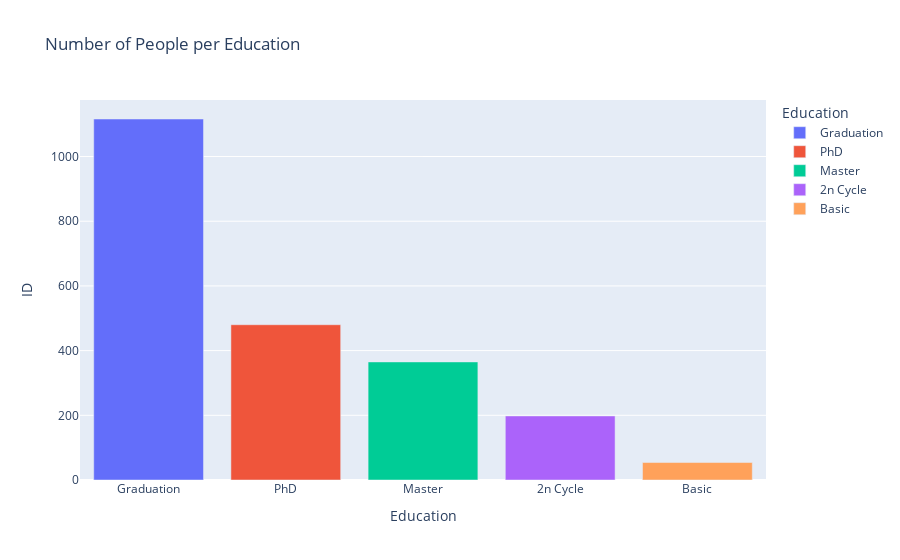

Notebook cell for this chart:
### Code cell
df_Income_Education = df.groupby('Education')['ID'].count().reset_index()
df_Income_Education.sort_values('ID', ascending=False, inplace=True)
px.bar(df_Income_Education, x='Education',y='ID',color='Education',title='Number of People per Education')

### Figure 1 — Plotly figure (JSON) as saved in the notebook; plotly's stock layout.template omitted (floating-point values rounded to 4 significant figures)
{"data": [{"alignmentgroup": "True", "hovertemplate": "Education=%{x}<br>ID=%{y}<extra></extra>", "legendgroup": "Graduation", "marker": {"color": "#636efa", "pattern": {"shape": ""}}, "name": "Graduation", "offsetgroup": "Graduation", "orientation": "v", "showlegend": true, "textposition": "auto", "type": "bar", "x": ["Graduation"], "xaxis": "x", "y": [1116], "yaxis": "y"}, {"alignmentgroup": "True", "hovertemplate": "Education=%{x}<br>ID=%{y}<extra></extra>", "legendgroup": "PhD", "marker": {"color": "#EF553B", "pattern": {"shape": ""}}, "name": "PhD", "offsetgroup": "PhD", "orientation": "v", "showlegend": true, "textposition": "auto", "type": "bar", "x": ["PhD"], "xaxis": "x", "y": [480], "yaxis": "y"}, {"alignmentgroup": "True", "hovertemplate": "Education=%{x}<br>ID=%{y}<extra></extra>", "legendgroup": "Master", "marker": {"color": "#00cc96", "pattern": {"shape": ""}}, "name": "Master", "offsetgroup": "Master", "orientation": "v", "showlegend": true, "textposition": "auto", "type": "bar", "x": ["Master"], "xaxis": "x", "y": [365], "yaxis": "y"}, {"alignmentgroup": "True", "hovertemplate": "Education=%{x}<br>ID=%{y}<extra></extra>", "legendgroup": "2n Cycle", "marker": {"color": "#ab63fa", "pattern": {"shape": ""}}, "name": "2n Cycle", "offsetgroup": "2n Cycle", "orientation": "v", "showlegend": true, "textposition": "auto", "type": "bar", "x": ["2n Cycle"], "xaxis": "x", "y": [198], "yaxis": "y"}, {"alignmentgroup": "True", "hovertemplate": "Education=%{x}<br>ID=%{y}<extra></extra>", "legendgroup": "Basic", "marker": {"color": "#FFA15A", "pattern": {"shape": ""}}, "name": "Basic", "offsetgroup": "Basic", "orientation": "v", "showlegend": true, "textposition": "auto", "type": "bar", "x": ["Basic"], "xaxis": "x", "y": [54], "yaxis": "y"}], "layout": {"barmode": "relative", "legend": {"title": {"text": "Education"}, "tracegroupgap": 0}, "title": {"text": "Number of People per Education"}, "xaxis": {"anchor": "y", "categoryarray": ["Graduation", "PhD", "Master", "2n Cycle", "Basic"], "categoryorder": "array", "domain": [0, 1], "title": {"text": "Education"}}, "yaxis": {"anchor": "x", "domain": [0, 1], "title": {"text": "ID"}}}}
